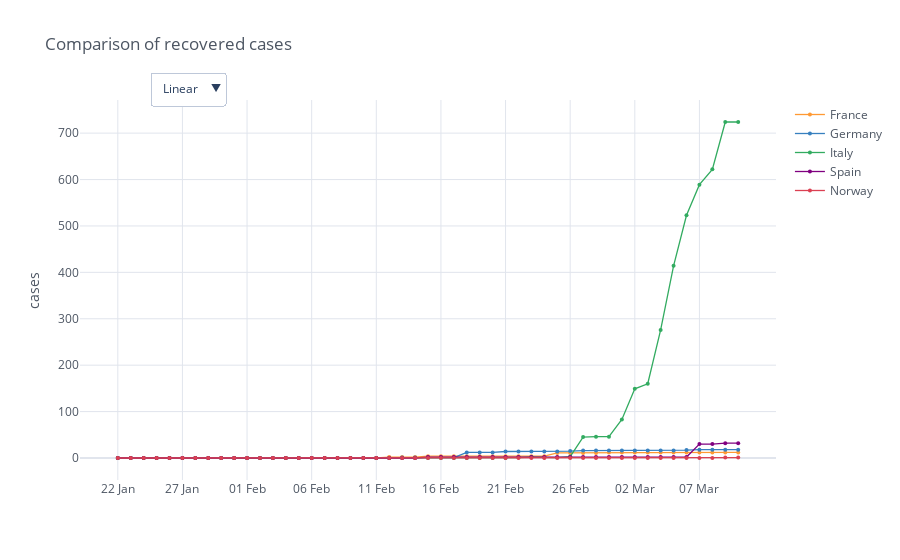

Source (notebook cell):
### Code cell
recovered_cases_countries = df_recovered[df_recovered['Country/Region'].isin(countries)].loc[:, '1/22/20':].transpose(copy=True)
countries_columns = df_recovered[df_recovered['Country/Region'].isin(countries)].loc[:, 'Country/Region'].tolist()
recovered_cases_countries.columns = countries_columns

days = dt.str_to_day_of_year(recovered_cases_countries.index.to_list())
date_labels = dt.day_of_year_to_string(days)
recovered_cases_countries.index = days
# recovered_cases_countries.head()

# fig = recovered_cases_countries.iplot(theme="white", title='Comparison of recovered cases', size=4, yTitle='cases', mode='lines+markers', asFigure=True)
# fig.update_layout(yaxis_type="log")
# fig.show()
# 
mp.plot_comparative_plot(recovered_cases_countries, title='Comparison of recovered cases')

### Figure 1 — Plotly figure (JSON) as saved in the notebook; plotly's stock layout.template omitted (floating-point values rounded to 4 significant figures)
{"data": [{"line": {"color": "rgba(255, 153, 51, 1.0)", "dash": "solid", "shape": "linear", "width": 1.3}, "marker": {"size": 4, "symbol": "circle"}, "mode": "lines+markers", "name": "France", "text": "", "type": "scatter", "x": [22, 23, 24, 25, 26, 27, 28, 29, 30, 31, 32, 33, 34, 35, 36, 37, 38, 39, 40, 41, 42, 43, 44, 45, 46, 47, 48, 49, 50, 51, 52, 53, 54, 55, 56, 57, 58, 59, 60, 61, 62, 63, 64, 65, 66, 67, 68, 69, 70], "y": [0, 0, 0, 0, 0, 0, 0, 0, 0, 0, 0, 0, 0, 0, 0, 0, 0, 0, 0, 0, 0, 2, 2, 2, 4, 4, 4, 4, 4, 4, 4, 4, 4, 4, 11, 11, 11, 11, 12, 12, 12, 12, 12, 12, 12, 12, 12, 12, 12]}, {"line": {"color": "rgba(55, 128, 191, 1.0)", "dash": "solid", "shape": "linear", "width": 1.3}, "marker": {"size": 4, "symbol": "circle"}, "mode": "lines+markers", "name": "Germany", "text": "", "type": "scatter", "x": [22, 23, 24, 25, 26, 27, 28, 29, 30, 31, 32, 33, 34, 35, 36, 37, 38, 39, 40, 41, 42, 43, 44, 45, 46, 47, 48, 49, 50, 51, 52, 53, 54, 55, 56, 57, 58, 59, 60, 61, 62, 63, 64, 65, 66, 67, 68, 69, 70], "y": [0, 0, 0, 0, 0, 0, 0, 0, 0, 0, 0, 0, 0, 0, 0, 0, 0, 0, 0, 0, 0, 0, 1, 1, 1, 1, 1, 12, 12, 12, 14, 14, 14, 14, 14, 15, 16, 16, 16, 16, 16, 16, 16, 16, 17, 18, 18, 18, 18]}, {"line": {"color": "rgba(50, 171, 96, 1.0)", "dash": "solid", "shape": "linear", "width": 1.3}, "marker": {"size": 4, "symbol": "circle"}, "mode": "lines+markers", "name": "Italy", "text": "", "type": "scatter", "x": [22, 23, 24, 25, 26, 27, 28, 29, 30, 31, 32, 33, 34, 35, 36, 37, 38, 39, 40, 41, 42, 43, 44, 45, 46, 47, 48, 49, 50, 51, 52, 53, 54, 55, 56, 57, 58, 59, 60, 61, 62, 63, 64, 65, 66, 67, 68, 69, 70], "y": [0, 0, 0, 0, 0, 0, 0, 0, 0, 0, 0, 0, 0, 0, 0, 0, 0, 0, 0, 0, 0, 0, 0, 0, 0, 0, 0, 0, 0, 0, 0, 1, 2, 1, 1, 3, 45, 46, 46, 83, 149, 160, 276, 414, 523, 589, 622, 724, 724]}, {"line": {"color": "rgba(128, 0, 128, 1.0)", "dash": "solid", "shape": "linear", "width": 1.3}, "marker": {"size": 4, "symbol": "circle"}, "mode": "lines+markers", "name": "Spain", "text": "", "type": "scatter", "x": [22, 23, 24, 25, 26, 27, 28, 29, 30, 31, 32, 33, 34, 35, 36, 37, 38, 39, 40, 41, 42, 43, 44, 45, 46, 47, 48, 49, 50, 51, 52, 53, 54, 55, 56, 57, 58, 59, 60, 61, 62, 63, 64, 65, 66, 67, 68, 69, 70], "y": [0, 0, 0, 0, 0, 0, 0, 0, 0, 0, 0, 0, 0, 0, 0, 0, 0, 0, 0, 0, 0, 0, 0, 0, 2, 2, 2, 2, 2, 2, 2, 2, 2, 2, 2, 2, 2, 2, 2, 2, 2, 2, 2, 2, 2, 30, 30, 32, 32]}, {"line": {"color": "rgba(219, 64, 82, 1.0)", "dash": "solid", "shape": "linear", "width": 1.3}, "marker": {"size": 4, "symbol": "circle"}, "mode": "lines+markers", "name": "Norway", "text": "", "type": "scatter", "x": [22, 23, 24, 25, 26, 27, 28, 29, 30, 31, 32, 33, 34, 35, 36, 37, 38, 39, 40, 41, 42, 43, 44, 45, 46, 47, 48, 49, 50, 51, 52, 53, 54, 55, 56, 57, 58, 59, 60, 61, 62, 63, 64, 65, 66, 67, 68, 69, 70], "y": [0, 0, 0, 0, 0, 0, 0, 0, 0, 0, 0, 0, 0, 0, 0, 0, 0, 0, 0, 0, 0, 0, 0, 0, 0, 0, 0, 0, 0, 0, 0, 0, 0, 0, 0, 0, 0, 0, 0, 0, 0, 0, 0, 0, 0, 0, 0, 1, 1]}], "layout": {"legend": {"bgcolor": "#FFFFFF", "font": {"color": "#4D5663"}}, "paper_bgcolor": "#FFFFFF", "plot_bgcolor": "#FFFFFF", "title": {"font": {"color": "#4D5663"}, "text": "Comparison of recovered cases"}, "updatemenus": [{"buttons": [{"args": [{"xaxis.type": "linear", "yaxis.type": "linear"}], "label": "Linear", "method": "relayout"}, {"args": [{"xaxis.type": "log", "yaxis.type": "log"}], "label": "Log", "method": "relayout"}], "direction": "down", "pad": {"r": 10, "t": 10}, "showactive": true, "x": 0.1, "xanchor": "left", "y": 1.1, "yanchor": "top"}], "xaxis": {"gridcolor": "#E1E5ED", "showgrid": true, "tickfont": {"color": "#4D5663"}, "tickmode": "array", "ticktext": ["22 Jan", "27 Jan", "01 Feb", "06 Feb", "11 Feb", "16 Feb", "21 Feb", "26 Feb", "02 Mar", "07 Mar"], "tickvals": [22, 27, 32, 37, 42, 47, 52, 57, 62, 67], "title": {"font": {"color": "#4D5663"}, "text": ""}, "zerolinecolor": "#E1E5ED"}, "yaxis": {"gridcolor": "#E1E5ED", "showgrid": true, "tickfont": {"color": "#4D5663"}, "title": {"font": {"color": "#4D5663"}, "text": "cases"}, "zerolinecolor": "#E1E5ED"}}}
